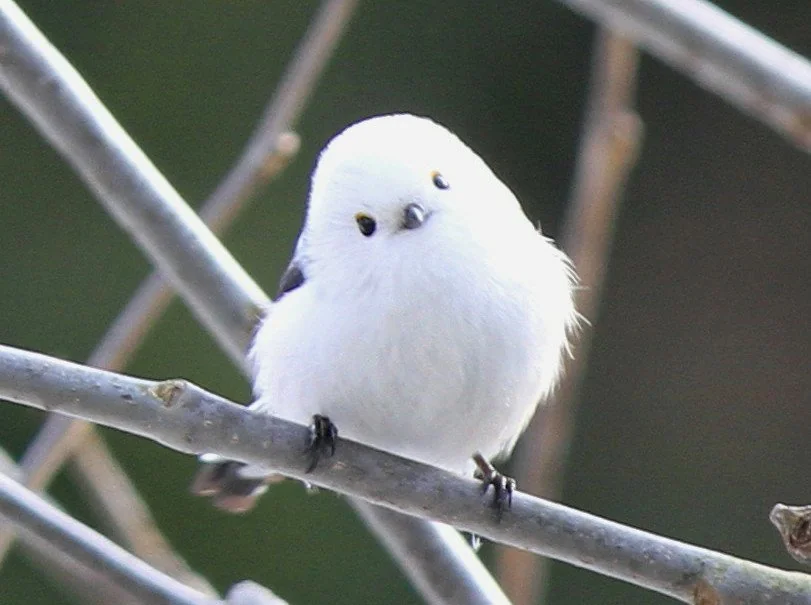
#> input picture Actividad2/foto.webp, 811 x 605 px, given in place of the camera
$ python 'Parte 5.py'
#> lines starting #> are read from the running program, lines starting #| are printed output that depends on the picture
import cv2

cam_port = 0
cam = cv2.VideoCapture(cam_port, cv2.CAP_DSHOW) # back end que me funciono
if not cam.isOpened():
    print("No se pudo abrir la cámara")
    exit()

while True:
    result, frame = cam.read()
#> frame is the input picture: shape (605, 811, 3); mean B, G, R 109.5, 113.5, 109.6
    if result:
        # Convertir a gris + blur antes de Canny
        gray = cv2.cvtColor(frame, cv2.COLOR_BGR2GRAY)
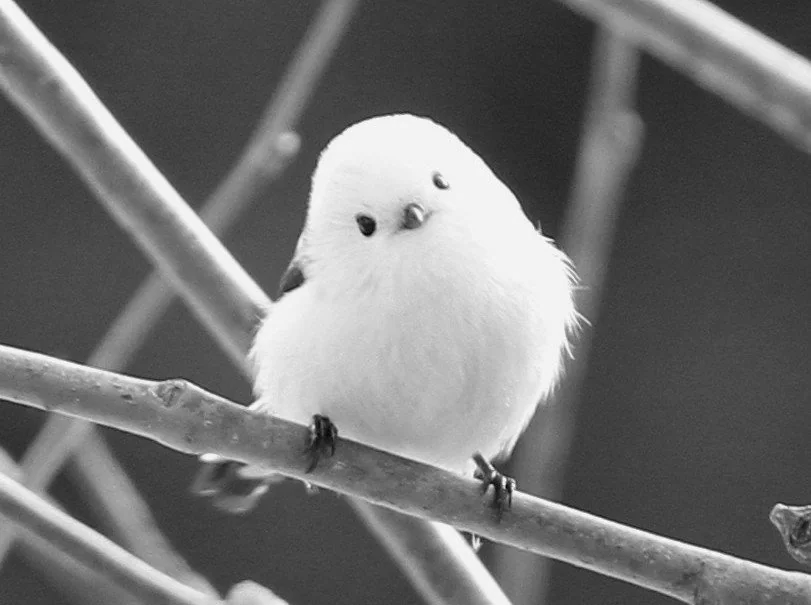
#> gray: shape (605, 811); min 1, max 255, mean 111.9
        gray = cv2.GaussianBlur(gray, (3, 3), 0)
        edges = cv2.Canny(gray, 50, 150)
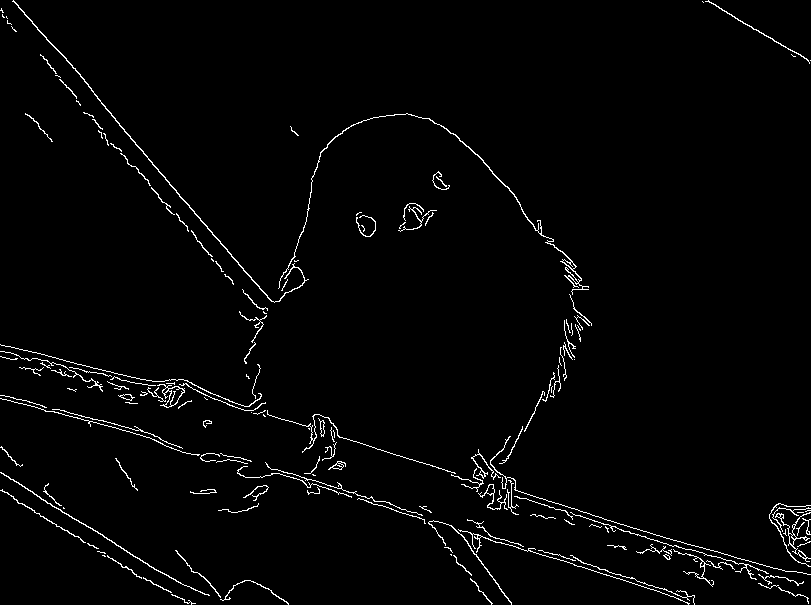
#> edges: shape (605, 811); 2.1% white in thin lines or dots

        cv2.imshow("Canny Edges - Press q to quit", edges)
        if cv2.waitKey(1) & 0xFF == ord('q'):
#> (key q is pressed here)
            break
    else:
        print("No image detected")
        break

cam.release()
cv2.destroyAllWindows()
